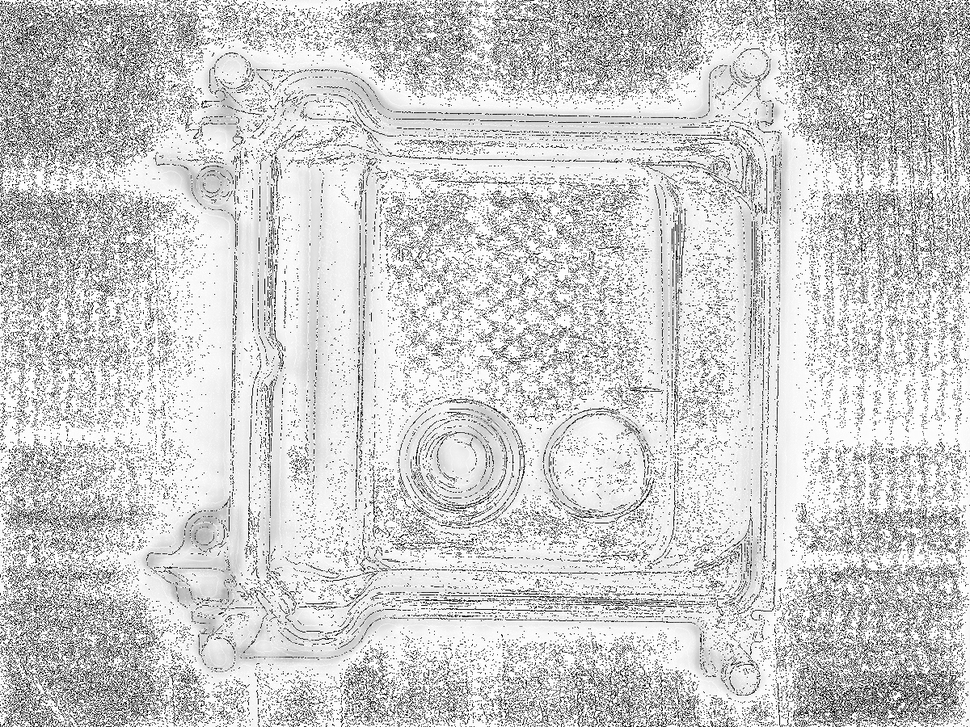
#> input picture all_incl_images/lapblured.png, 970 x 727 px, shrunk from 1200 x 900 before the run, found by its file name
$ python morphological_transformations.py
#> lines starting #> are read from the running program, lines starting #| are printed output that depends on the picture
import cv2
import numpy as np

img = cv2.imread( 'lapblured.png', 0 )
#> img is the input picture: shape (727, 970); min 0, max 255, mean 204.3
kernel = np.ones( ( 3, 3 ), np.uint8 )
erode = cv2.erode( img, kernel, iterations = 1 )
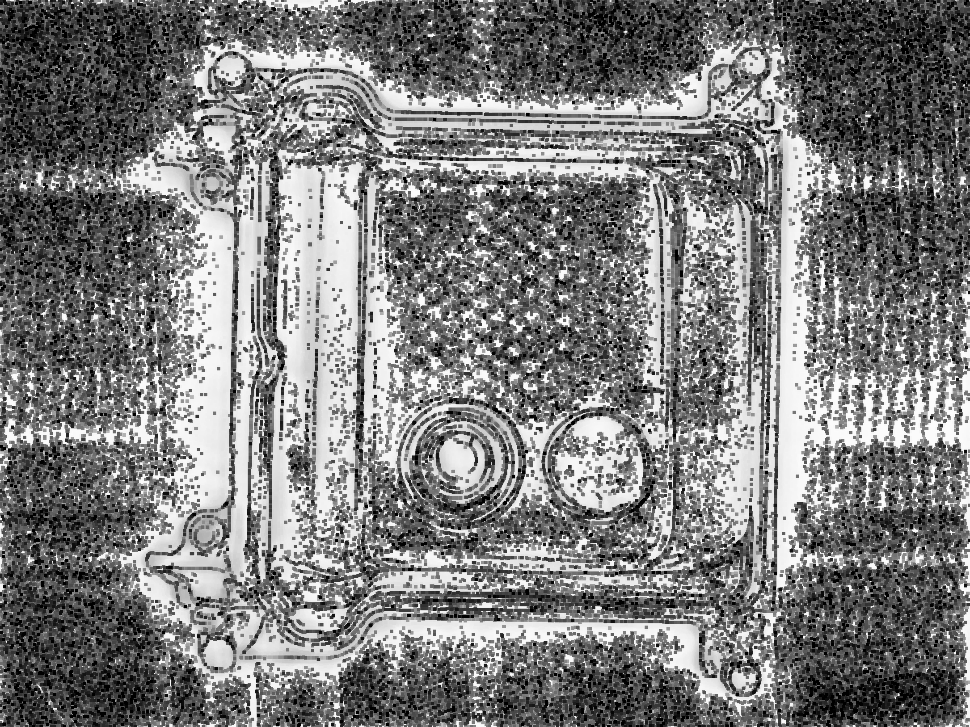
#> erode: shape (727, 970); min 0, max 253, mean 123.4
dilate = cv2.dilate( img, kernel, iterations = 1 )
open = cv2.morphologyEx( img, cv2.MORPH_OPEN, kernel )
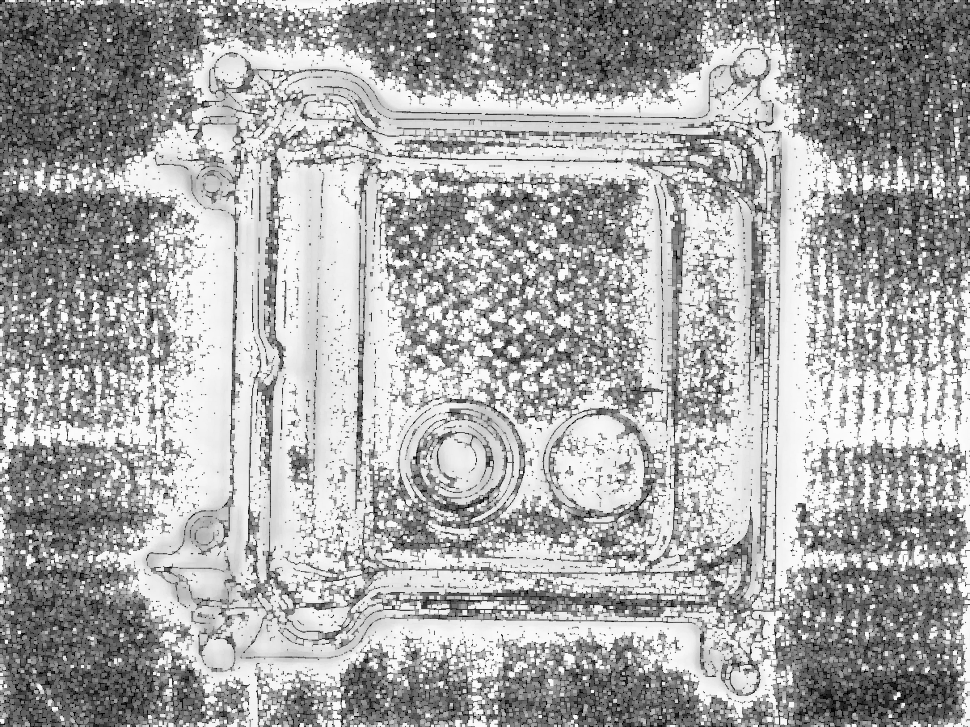
#> open: shape (727, 970); min 0, max 253, mean 166.8
close = cv2.morphologyEx( img, cv2.MORPH_CLOSE, kernel )
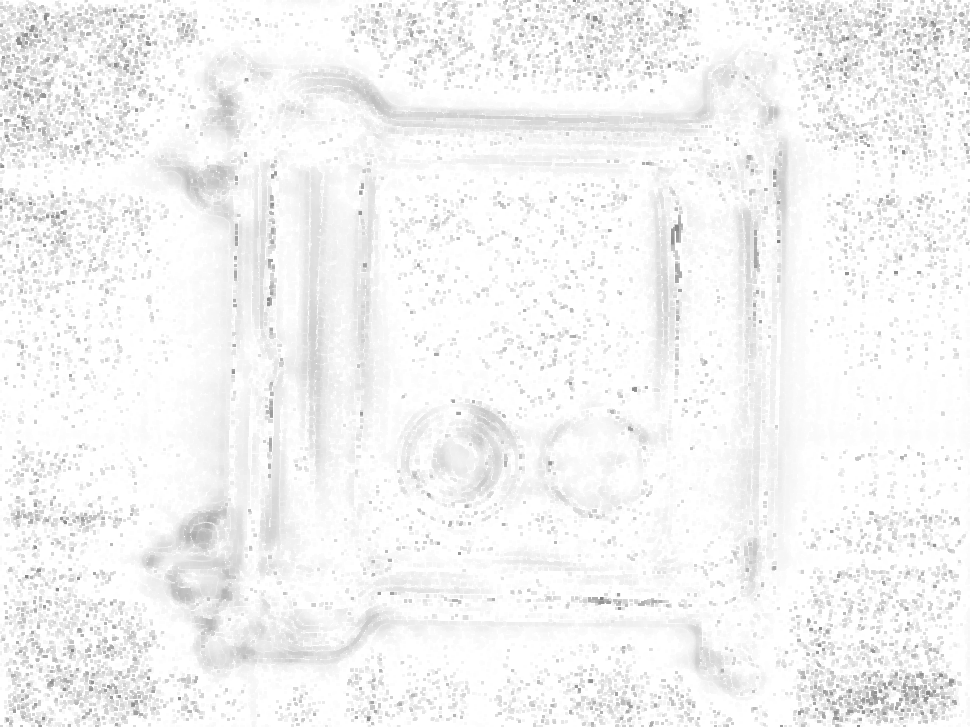
#> close: shape (727, 970); min 127, max 255, mean 244.1
grad = cv2.morphologyEx( img, cv2.MORPH_GRADIENT, kernel )
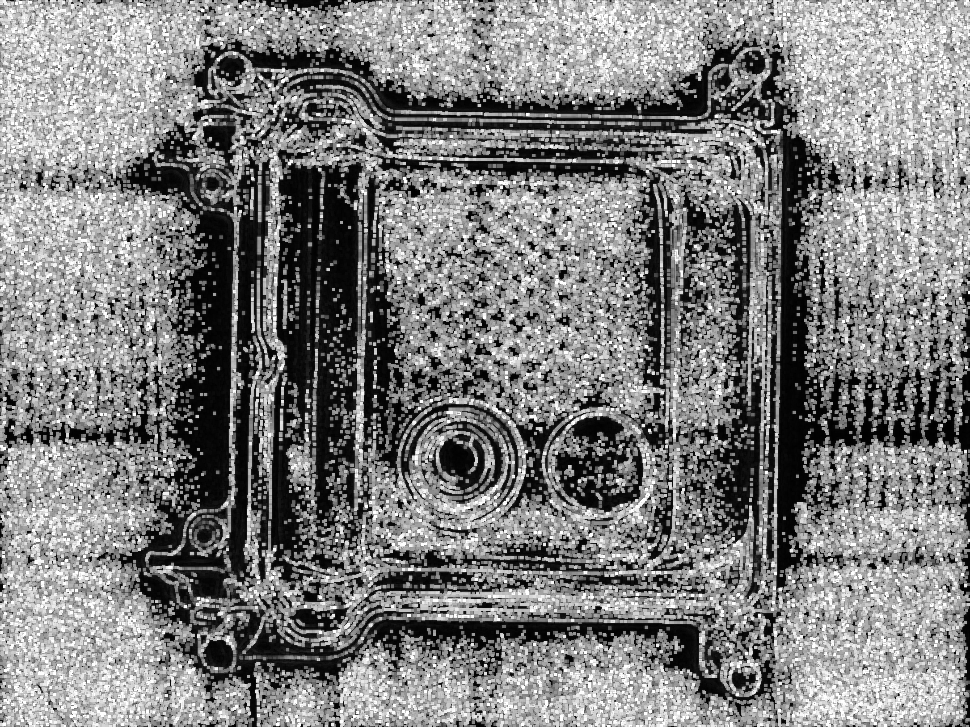
#> grad: shape (727, 970); min 0, max 255, mean 126.9
top = cv2.morphologyEx( img, cv2.MORPH_TOPHAT, kernel )
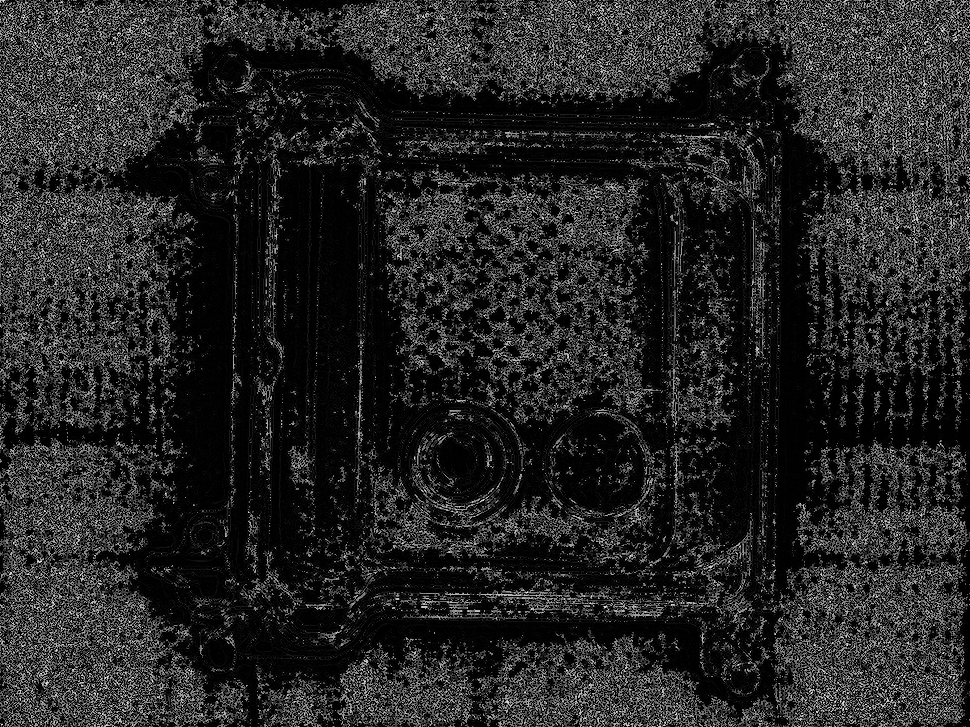
#> top: shape (727, 970); min 0, max 255, mean 37.5
black = cv2.morphologyEx( img, cv2.MORPH_BLACKHAT, kernel )
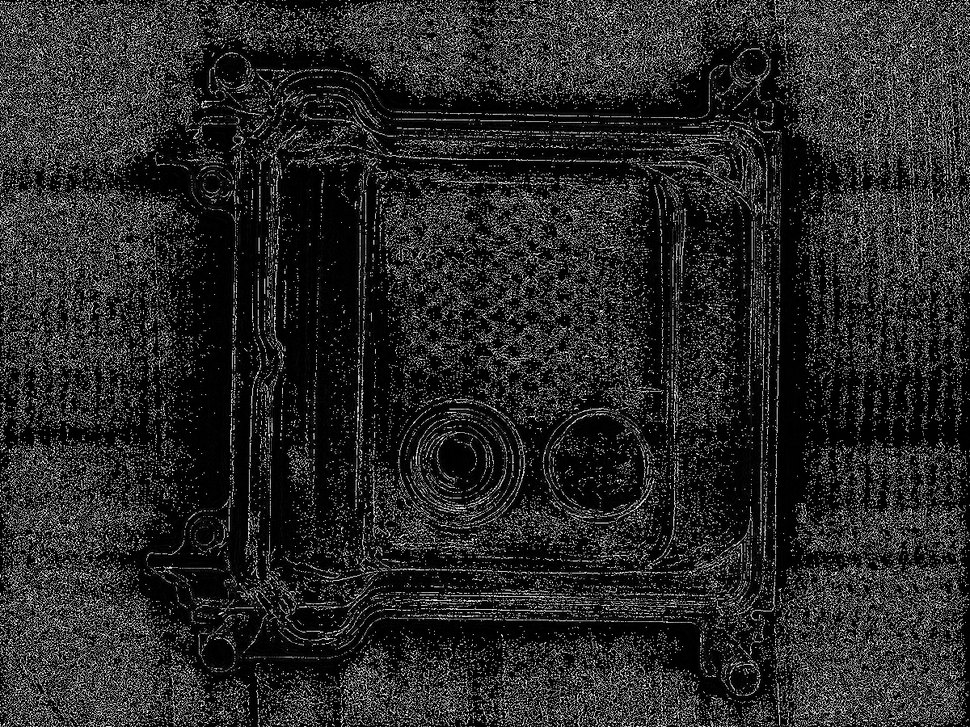
#> black: shape (727, 970); min 0, max 255, mean 39.8


cv2.imwrite('erode.png', erode)
cv2.imwrite('dilate.png', dilate)
cv2.imwrite('open.png', open)
cv2.imwrite('close.png', close)
cv2.imwrite('grad.png', grad)
cv2.imwrite('top.png', top)
cv2.imwrite('black.png', black)

#cv2.imshow("Image1", erosion)
#cv2.waitKey(0)
#cv2.destroyAllWindows()
